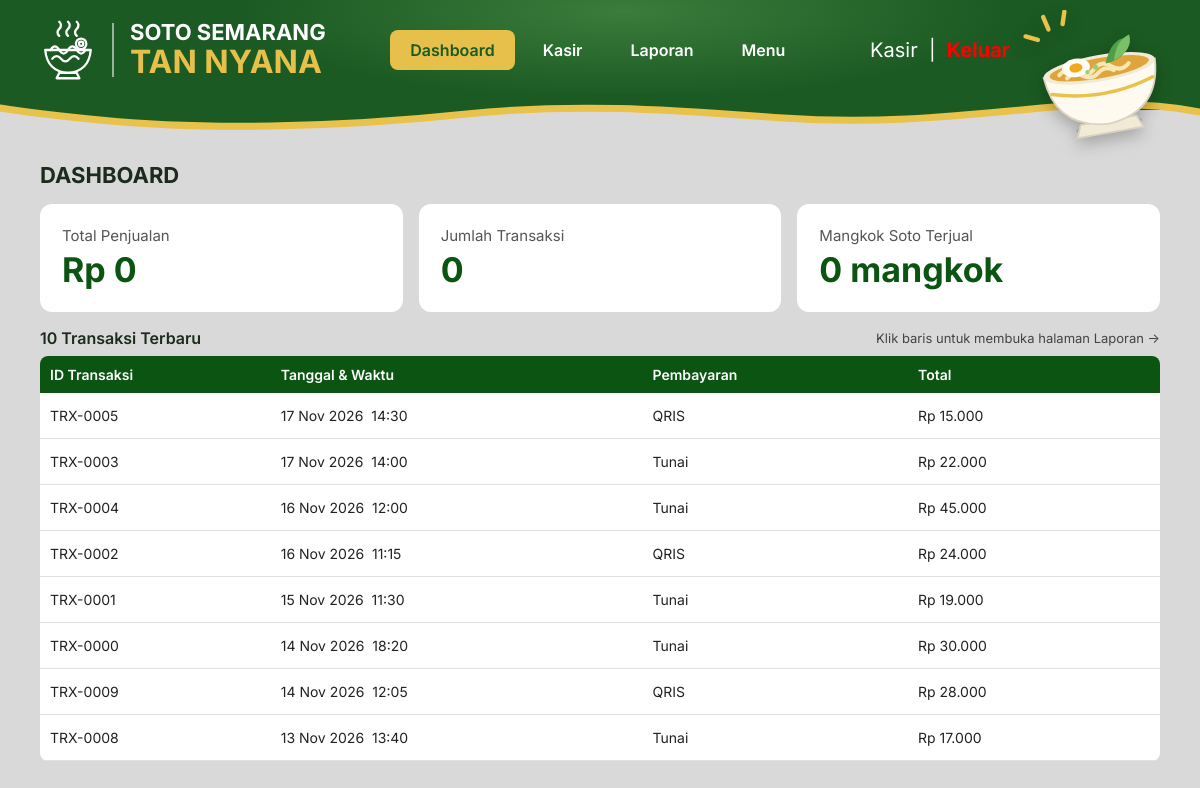
/dashboard.php (signed in), run on the app's committed database.
### tables this page shows
CREATE TABLE transaksi (
  id INT AUTO_INCREMENT PRIMARY KEY,
  kode VARCHAR(20) NOT NULL UNIQUE,
  waktu DATETIME NOT NULL,
  jenis_pesanan ENUM('Makan di tempat','Dibungkus') NOT NULL DEFAULT 'Makan di tempat',
  pembayaran ENUM('Tunai','QRIS') NOT NULL,
  total INT NOT NULL,
  bayar INT NOT NULL,
  kembalian INT NOT NULL DEFAULT 0,
  INDEX (waktu)
);

### config.php (called while the page is built, shortened)
<?php
function rupiah(int $n): string { return 'Rp ' . number_format($n, 0, ',', '.'); }
function tgl_indo(string $dt): string {
    $b = ['','Jan','Feb','Mar','Apr','Mei','Jun','Jul','Agu','Sep','Okt','Nov','Des'];
    $t = strtotime($dt);
    return date('d', $t).' '.$b[(int)date('n', $t)].' '.date('Y', $t).'  '.date('H:i', $t);
}
function e($s): string { return htmlspecialchars((string)$s, ENT_QUOTES, 'UTF-8'); }

### dashboard.php (the view, shortened to what this page needs)
<?php
require_once 'config.php';
$halaman = 'dashboard'; $judul = 'Dashboard';
$pdo = db();
$hari = $pdo->query("SELECT COALESCE(SUM(total),0) AS total, COUNT(*) AS jml FROM transaksi WHERE DATE(waktu) = CURDATE()")->fetch();
$mangkok = (int)$pdo->query("SELECT COALESCE(SUM(d.qty),0) FROM transaksi_detail d JOIN transaksi t ON t.id=d.transaksi_id WHERE d.is_soto=1 AND DATE(t.waktu)=CURDATE()")->fetchColumn();
$terbaru = $pdo->query("SELECT kode, waktu, pembayaran, total FROM transaksi ORDER BY waktu DESC, id DESC LIMIT 10")->fetchAll();
include 'header.php';
?>
<h1 class="page-title">DASHBOARD</h1>
<section class="cards">
  <div class="card"><span class="card-label">Total Penjualan</span><span class="card-value"><?= rupiah((int)$hari['total']) ?></span></div>
  <div class="card"><span class="card-label">Jumlah Transaksi</span><span class="card-value"><?= (int)$hari['jml'] ?></span></div>
  <div class="card"><span class="card-label">Mangkok Soto Terjual</span><span class="card-value"><?= $mangkok ?> mangkok</span></div>
</section>
<section>
  <div class="section-head">
    <strong>10 Transaksi Terbaru</strong>
    <small>Klik baris untuk membuka halaman Laporan →</small>
  </div>
  <table class="tbl tbl-click" id="tblTerbaru">
    <colgroup><col style="width:20.6%"><col style="width:33.2%"><col style="width:23.7%"><col></colgroup>
    <thead><tr><th>ID Transaksi</th><th>Tanggal &amp; Waktu</th><th>Pembayaran</th><th>Total</th></tr></thead>
    <tbody>
    <?php foreach ($terbaru as $r): ?>
      <tr onclick="location.href='laporan.php'">
        <td><?= e($r['kode']) ?></td>
        <td class="pre"><?= e(tgl_indo($r['waktu'])) ?></td>
        <td><?= e($r['pembayaran']) ?></td>
        <td><?= rupiah((int)$r['total']) ?></td>
      </tr>
    <?php endforeach; ?>
    </tbody>
  </table>
</section>
<?php include 'footer.php'; ?>

### header.php (shortened to what this page needs)
<?php
$navs = ['dashboard'=>'Dashboard','kasir'=>'Kasir','laporan'=>'Laporan','menu'=>'Menu'];
?>
<!DOCTYPE html>
<html lang="id">
<head>
<link rel="stylesheet" href="style.css">
</head>
<body class="app">
<div class="panel">
  <header class="header">
    <div class="brand">
      <img class="brand-logo" src="logo-soto.svg" alt="">
      <span class="brand-sep"></span>
      <div class="brand-teks"><span>SOTO SEMARANG</span><span>TAN NYANA</span></div>
    </div>
    <nav class="nav">
      <?php foreach ($navs as $k => $label): ?>
        <a href="<?= $k ?>.php" class="<?= $halaman === $k ? 'active' : '' ?>"><?= $label ?></a>
      <?php endforeach; ?>
    </nav>
    <div class="user"><?= e($_SESSION['user']['nama']) ?>  |  <a href="logout.php" class="logout">Keluar</a></div>
    <img class="header-mangkuk" src="mangkuk-header.svg" alt="">
  </header>
  <main class="body">

### footer.php
  </main>
</div>
</body>
</html>

### style.css (style rules this page uses)
:root { --hijau:#0b5411; --hijau-tua:#304e32; --kuning:#e6c04a; --header:#1b5a22; --abu:#d9d9d9; --teks:#1b2b1c; --border:#999; }
* { box-sizing:border-box }
body { margin:0;font-family:'Inter',system-ui,-apple-system,'Segoe UI',Roboto,sans-serif;color:#222 }
.app { background:var(--abu);min-height:100vh;margin:0;padding:0 }
.panel { background:var(--abu);min-height:100vh;display:flex;flex-direction:column }
.header { position:relative;z-index:5;display:flex;align-items:center;justify-content:space-between;gap:20px;padding:20px 190px 30px 40px;margin-bottom:24px; background:radial-gradient(ellipse 32% 80% at 52% 10%, rgba(120,190,110,.34), transparent 100%), var(--header) }
.header::after { content:'';position:absolute;left:0;right:0;bottom:-24px;height:40px;background:url(gelombang-header.svg) center/100% 100% no-repeat;pointer-events:none;z-index:1 }
.header>* { position:relative;z-index:2 }
.header-mangkuk { position:absolute!important;right:28px;top:10px;width:150px;height:auto;z-index:3!important;filter:drop-shadow(0 6px 8px rgba(0,0,0,.25)) }
.brand { display:flex;align-items:center;gap:16px;white-space:nowrap }
.brand-logo { width:56px;height:auto;display:block }
.brand-sep { width:2px;height:54px;background:rgba(255,255,255,.55) }
.brand-teks { display:flex;flex-direction:column;font-weight:700;line-height:1.1 }
.brand-teks span:first-child { color:#fff;font-size:22px }
.brand-teks span:last-child { color:var(--kuning);font-size:32px }
.nav { display:flex;gap:8px }
.nav a { padding:10px 20px;border-radius:8px;color:#fff;font-weight:600;font-size:16px;text-decoration:none;white-space:nowrap }
.nav a.active { background:var(--kuning);color:var(--header) }
.user { color:#fff;font-size:20px;white-space:pre; }
.logout { color:red;font-weight:700;text-decoration:none }
.body { flex:1;padding:28px 40px;display:flex;flex-direction:column;gap:16px }
.page-title { margin:0;font-size:22px;font-weight:700;color:var(--teks) }
.cards { display:flex;gap:16px }
.card { flex:1;min-width:0;background:#fff;border-radius:12px;padding:22px;display:flex;flex-direction:column;gap:4px;white-space:nowrap }
.card-label { font-size:15px;color:#555 }
.card-value { font-size:34px;font-weight:700;color:var(--hijau) }
.section-head { display:flex;justify-content:space-between;align-items:center;margin-bottom:8px }
.section-head strong { font-size:16px;font-weight:600;color:var(--teks) }
.section-head small { font-size:13px;color:#444 }
.tbl { width:100%;border-collapse:collapse;table-layout:fixed;background:#fff;font-size:14px;border-radius:8px;overflow:hidden }
.tbl thead tr { background:var(--hijau);color:#fff }
.tbl th { text-align:left;font-weight:600;padding:10px }
.tbl td { padding:14px 10px;border-bottom:1px solid #e0e0e0;overflow:hidden;text-overflow:ellipsis }
.tbl .pre { white-space:pre }
.tbl-click tbody tr { cursor:pointer }

### data on the page
transaksi: kode "TRX-0005", waktu "17 Nov 2026 14:30", pembayaran "QRIS", total "Rp 15.000"
transaksi: kode "TRX-0003", waktu "17 Nov 2026 14:00", pembayaran "Tunai", total "Rp 22.000"
transaksi: kode "TRX-0004", waktu "16 Nov 2026 12:00", pembayaran "Tunai", total "Rp 45.000"
transaksi: kode "TRX-0002", waktu "16 Nov 2026 11:15", pembayaran "QRIS", total "Rp 24.000"
transaksi: kode "TRX-0001", waktu "15 Nov 2026 11:30", pembayaran "Tunai", total "Rp 19.000"
transaksi: kode "TRX-0000", waktu "14 Nov 2026 18:20", pembayaran "Tunai", total "Rp 30.000"
transaksi: kode "TRX-0009", waktu "14 Nov 2026 12:05", pembayaran "QRIS", total "Rp 28.000"
transaksi: kode "TRX-0008", waktu "13 Nov 2026 13:40", pembayaran "Tunai", total "Rp 17.000"

### other printed values
$label "Dashboard"
$label "Kasir"
$label "Laporan"
$label "Menu"
$_SESSION['user']['nama'] "Kasir"
rupiah((int)$hari['total']) "Rp 0"
$hari['jml'] "0"
$mangkok "0"
